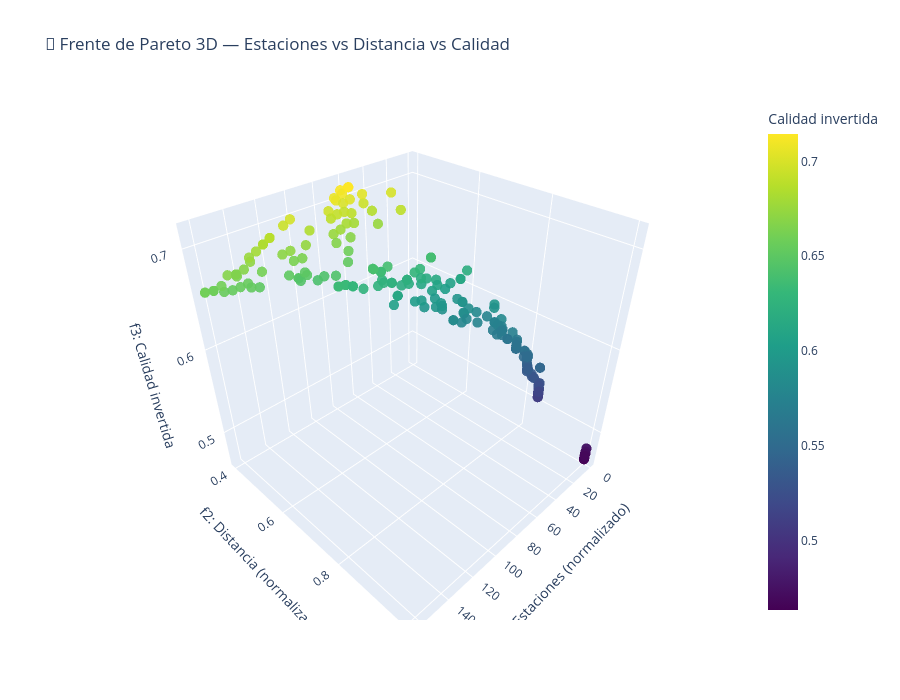

Notebook source saved alongside this figure:
### Code cell
import numpy as np

# --- Supongamos que tu matriz de resultados es:
# res.F  → matriz (n_solutions, 3)
# columnas: [f1: estaciones, f2: distancia, f3: calidad invertida]

F = np.array(res.F)  # Asegurarse de que esté en formato numpy array

# Crear figura 3D interactiva
fig = go.Figure(data=[go.Scatter3d(
    x=F[:, 0],  # f1
    y=F[:, 1],  # f2
    z=F[:, 2],  # f3
    mode='markers',
    marker=dict(
        size=6,
        color=F[:, 2],          # color según calidad invertida
        colorscale='Viridis',   # escala de color bonita
        opacity=0.9,
        colorbar=dict(title="Calidad invertida")
    ),
    text=[f"Estaciones: {f1:.3f}<br>Distancia: {f2:.3f}<br>Calidad Inv: {f3:.3f}"
          for f1, f2, f3 in F],
    hoverinfo='text'
)])

# Configurar layout del gráfico
fig.update_layout(
    title="🌈 Frente de Pareto 3D — Estaciones vs Distancia vs Calidad",
    scene=dict(
        xaxis_title="f1: Estaciones (normalizado)",
        yaxis_title="f2: Distancia (normalizada)",
        zaxis_title="f3: Calidad invertida",
    ),
    width=900,
    height=700,
)

fig.show()

### Figure 1 — Plotly figure (JSON) as saved in the notebook; plotly's stock layout.template omitted (floating-point values rounded to 4 significant figures; data arrays with more than 128 entries replaced by an {"elided": "..."} marker saying what was removed)
{"data": [{"hoverinfo": "text", "marker": {"color": {"elided": "200 float values"}, "colorbar": {"title": {"text": "Calidad invertida"}}, "colorscale": [[0, "#440154"], [0.1111, "#482878"], [0.2222, "#3e4989"], [0.3333, "#31688e"], [0.4444, "#26828e"], [0.5556, "#1f9e89"], [0.6667, "#35b779"], [0.7778, "#6ece58"], [0.8889, "#b5de2b"], [1, "#fde725"]], "opacity": 0.9, "size": 6}, "mode": "markers", "text": {"elided": "200 str values"}, "type": "scatter3d", "x": {"elided": "200 float values"}, "y": {"elided": "200 float values"}, "z": {"elided": "200 float values"}}], "layout": {"height": 700, "scene": {"xaxis": {"title": {"text": "f1: Estaciones (normalizado)"}}, "yaxis": {"title": {"text": "f2: Distancia (normalizada)"}}, "zaxis": {"title": {"text": "f3: Calidad invertida"}}}, "title": {"text": "🌈 Frente de Pareto 3D — Estaciones vs Distancia vs Calidad"}, "width": 900}}
